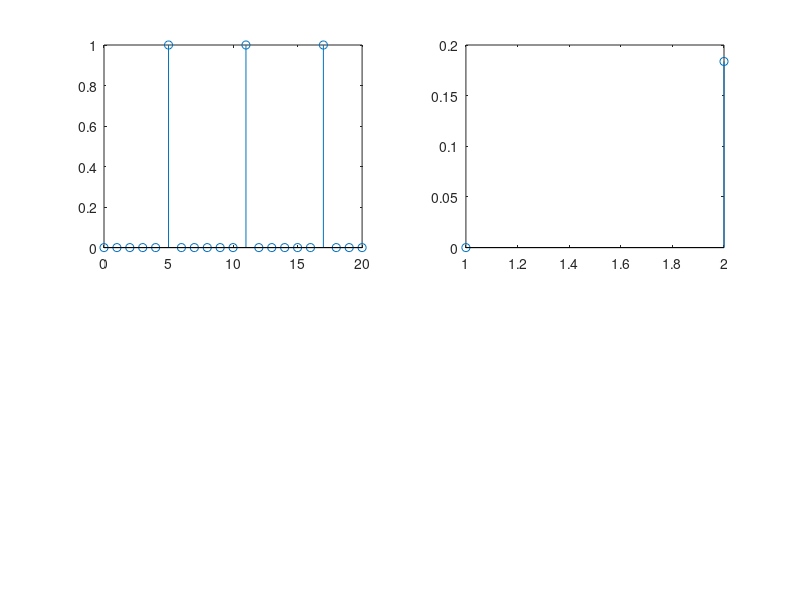

The MATLAB source for this figure:
%a) 
z=[0,0,0,0,0,1,0,0,0,0,0,1,0,0,0,0,0,1,0,0,0];

subplot (2,2,1);
stem(0:20,z);
subplot (2,2,2);
stem(-5:15,z);
%b)
t=[10,1,2,3,4,5,6,7,8,9,0,1,2,3,4,5,6,7,8,9,10]
stem(0:20,t)
%c) 
n=[-15,25];
y=(pi/17 * n);
x=sin(y);
stem(x);
n=[0,50];
y=(pi/17 * n);
x=sin(y);
stem(x);